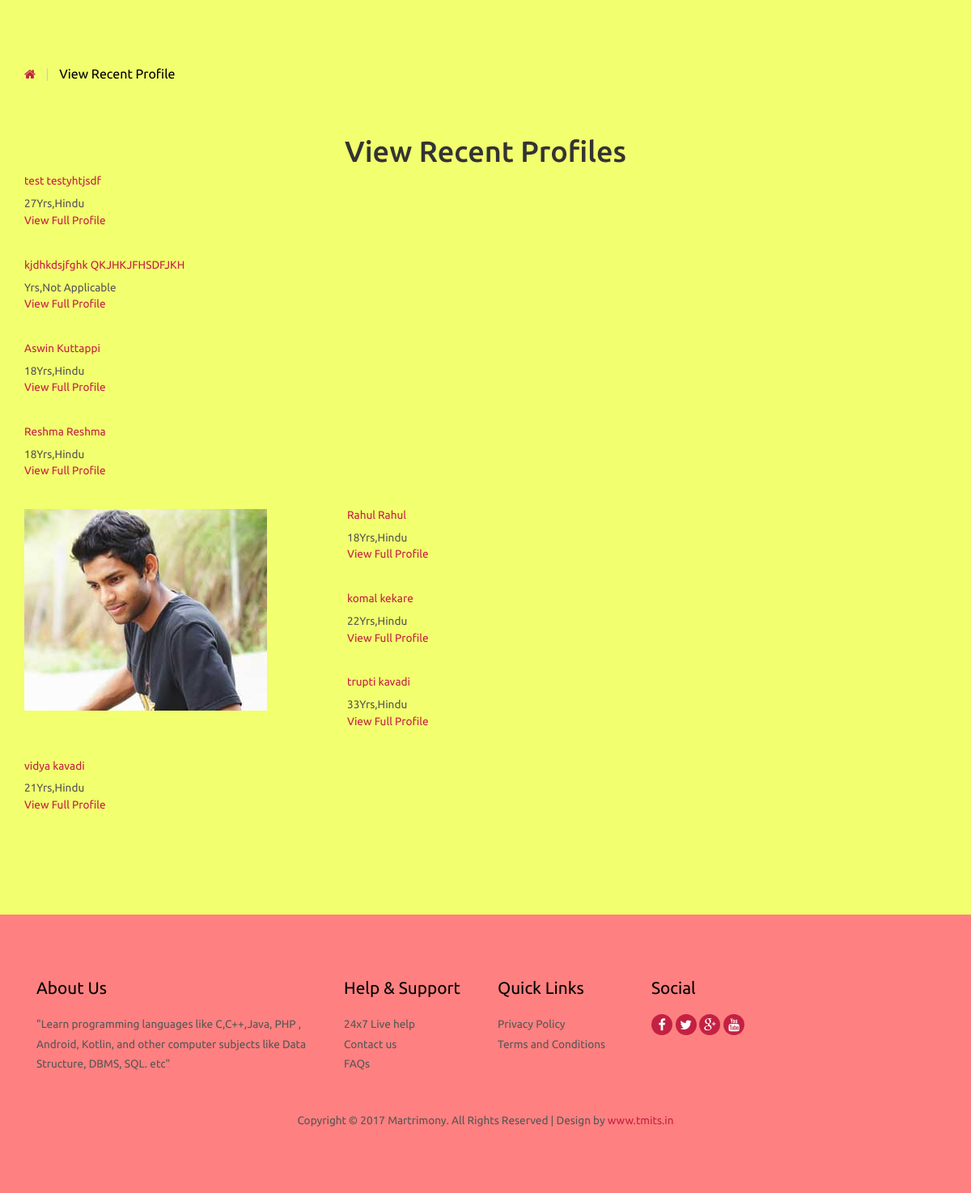
Screenshot of /view_recent_profile.php with the database file from the repository.
### tables this page shows
CREATE TABLE `customer` (
  `id` int(10) NOT NULL,
  `cust_id` int(5) NOT NULL,
  `email` varchar(60) NOT NULL,
  `age` varchar(10) NOT NULL,
  `height` int(10) NOT NULL,
  `sex` varchar(6) NOT NULL,
  `religion` varchar(20) NOT NULL,
  `caste` varchar(20) NOT NULL,
  `district` varchar(20) NOT NULL,
  `state` varchar(20) NOT NULL,
  `maritalstatus` varchar(20) NOT NULL,
  `profilecreatedby` varchar(20) NOT NULL,
  `education` text NOT NULL,
  `education_sub` text NOT NULL,
  `firstname` text NOT NULL,
  `lastname` text NOT NULL,
  `body_type` text NOT NULL,
  `physical_status` text NOT NULL,
  `drink` varchar(8) NOT NULL,
  `mothertounge` text NOT NULL,
  `colour` varchar(20) NOT NULL,
  `weight` int(5) NOT NULL,
  `blood_group` varchar(5) NOT NULL,
  `diet` varchar(8) NOT NULL,
  `smoke` varchar(8) NOT NULL,
  `dateofbirth` date NOT NULL,
  `occupation` text NOT NULL,
  `occupation_descr` text NOT NULL,
  `annual_income` varchar(20) NOT NULL,
  `fathers_occupation` varchar(20) NOT NULL,
  `mothers_occupation` varchar(20) NOT NULL,
  `no_bro` int(5) NOT NULL,
  `no_sis` int(5) NOT NULL,
  `aboutme` text NOT NULL,
  `profilecreationdate` date NOT NULL
);

CREATE TABLE `photos` (
  `id` int(10) NOT NULL,
  `cust_id` int(10) NOT NULL,
  `pic1` varchar(25) NOT NULL,
  `pic2` varchar(40) NOT NULL
);

### functions.php (called while the page is built, shortened)
<?php
function mysqlexec($sql){
	$host="localhost";
	$username="root";
	$password="root";
	$db_name="matrimony";
	$conn=mysqli_connect("$host", "$username", "$password")or die("cannot connect");
	mysqli_select_db($conn,"$db_name")or die("cannot select DB");
	if($result = mysqli_query($conn, $sql)){
		return $result;
	}
	else{
		echo mysqli_error($conn);
	}
}
?>

### view_recent_profile.php (the view, shortened to what this page needs)
<?php include_once("functions.php");?>
<!DOCTYPE HTML>
<html>
<head>
<link href="css/bootstrap-3.1.1.min.css" rel='stylesheet' type='text/css' />
<link href="css/style.css" rel='stylesheet' type='text/css' />
<link href="css/font-awesome.css" rel="stylesheet">
</head>
<body>
 <div class="grid_3" style="background-color:#f2ff6e">
  <div class="container">
   <div class="breadcrumb1">
     <ul>
        <a href="index.php"><i class="fa fa-home home_1"></i></a>
        <span class="divider">&nbsp;|&nbsp;</span>
        <li class="current-page">View Recent Profile</li>
 <div class="view_profile view_profile2">
        	<center><h1>View Recent Profiles</h1></center>
    <?php
     $sql="SELECT * FROM customer ORDER BY profilecreationdate ASC";
      $result=mysqlexec($sql);
      while($row=mysqli_fetch_assoc($result)){
            $profid=$row['cust_id'];
          $sql="SELECT * FROM photos WHERE cust_id=$profid";
          $result2=mysqlexec($sql);
          $photo=mysqli_fetch_assoc($result2);
          $pic=$photo['pic1'];
          echo "<ul class=\"profile_item\">";
            echo"<a href=\"view_profile.php?id={$profid}\">";
              echo "<li class=\"profile_item-img\"><img src=\"profile/". $profid."/".$pic ."\"" . "class=\"img-responsive\" alt=\"\"/></li>";
               echo "<li class=\"profile_item-desc\">";
                  echo "<h4>" . $row['firstname'] . " " . $row['lastname'] . "</h4>";
                  echo "<p>" . $row['age']. "Yrs," . $row['religion'] . "</p>";
                  echo "<h5>" . "View Full Profile" . "</h5>";
               echo "</li>";
      echo "</a>";
      echo "</ul>";
      }
     ?>
     </div>
        </div>
    </div>
  </div>
<?php include_once("footer.php");?>
<link rel="stylesheet" href="css/flexslider.css" type="text/css" media="screen" />
</body>
</html>

### footer.php (shortened to what this page needs)
 <div class="footer" style="background-color: #ff8080">
    	<div class="container">
    		<div class="col-md-4 col_2">
    			<h4>About Us</h4>
    			<p>"Learn programming languages like C,C++,Java, PHP ,  Android,  Kotlin,  and other computer subjects like Data Structure, DBMS, SQL. etc"</p>
    		</div>
    		<div class="col-md-2 col_2">
    			<h4>Help & Support</h4>
    			<ul class="footer_links">
    				<li><a href="http://www.tmits.in/">24x7 Live help</a></li>
    				<li><a href="contact.php">Contact us</a></li>
    				<li><a href="faq.php">FAQs</a></li>
    			</ul>
    		</div>
    		<div class="col-md-2 col_2">
    			<h4>Quick Links</h4>
    			<ul class="footer_links">
    				<li><a href="privacy.php">Privacy Policy</a></li>
    				<li><a href="terms.php">Terms and Conditions</a></li>
    			</ul>
    		</div>
    		<div class="col-md-2 col_2">
    			<h4>Social</h4>
    			<ul class="footer_social">
				  <li><a href="http://www.facebook.com/"><i class="fa fa-facebook fa1"> </i></a></li>
				  <li><a href="http://www.twitter.com/"><i class="fa fa-twitter fa1"> </i></a></li>
				  <li><a href="http://www.google.com/"><i class="fa fa-google-plus fa1"> </i></a></li>
				  <li><a href="https://www.youtube.com/"><i class="fa fa-youtube fa1"> </i></a></li>
			    </ul>
    		</div>
    		<div class="clearfix"> </div>
    		<div class="copy">
		      <p>Copyright © 2017 Martrimony. All Rights Reserved  | Design by <a href="http://www.tmits.in/">www.tmits.in</a>
</a> </p>
	        </div>
    	</div>
</div>
</body>
<link rel="stylesheet" href="css/flexslider.css" type="text/css" media="screen" />
</html>

### css/style.css (style rules this page uses)
h4, h5, h6, h1, h2, h3 { margin-top: 0; }
ul, ol { margin: 0; }
p { margin: 0; }
html, body { font-family: 'Ubuntu', sans-serif; font-size: 100%; background:#fff; }
body a { transition:0.5s all; -webkit-transition:0.5s all; -moz-transition:0.5s all; -o-transition:0.5s all; -ms-transition:0.5s all; }
.footer { background:#fff; padding:5em 0; }
.col_2 h4 { color:#000; font-size:1.3em; margin-bottom:1em; }
.col_2 p { color:#555; font-size:0.85em; line-height:1.8em; }
ul.footer_links { padding:0; margin:0; list-style:none; }
ul.footer_links li { font-size:0.85em; line-height:1.8em; }
ul.footer_links li a { color:#555; }
ul.footer_social { padding: 0; margin: 0 0 1em; list-style: none; }
ul.footer_social li { display: inline-block; text-align: center; }
i.fa1 { background:#c32143; width: 26px; height: 26px; color: #fff; line-height: 26px; border-radius: 20px; -webkit-border-radius: 20px; -moz-border-radius: 20px; -o-border-radius: 20px; }
.copy { margin:3em 0 0 0; text-align:center; }
.copy p { color:#555; font-size:0.85em; }
.copy p a { color:#c32143; }
.breadcrumb1 { margin-bottom:2em; }
.breadcrumb1 ul { padding:0; margin:0; list-style:none; }
.breadcrumb1 li { position: relative; margin-right: 10px; padding-right: 10px; display: inline-block; color:#000; font-size:1em; }
i.home_1 { color:#c32143; font-size:15px; }
span.divider { padding: 0 5px; color: #ccc; }
.grid_3 { padding:5em 0; }
ul.profile_item { padding:0; margin:0 0 1.5em 0; list-style:none; }
ul.profile_item li.profile_item-img { width:30%; float:left; margin-right: 5%; }
ul.profile_item li.profile_item-desc h4, ul.profile_item li.profile_item-desc h5 { color:#c32143; font-size:0.85em; }
ul.profile_item li.profile_item-desc { overflow:hidden; }
ul.profile_item li.profile_item-desc p { color:#555; font-size:0.85em; line-height:1.5em; margin-bottom: 3px; }
.view_profile2 { margin:4em 0 0 0; }
ul { padding: 0; list-style: none; }
.headings h1, h2,h3,h4,h5,h6 { font-weight:400; }

### rows the page displays
customer: firstname "test", lastname "testyhtjsdf", age "27", religion "Hindu"
customer: firstname "kjdhkdsjfghk", lastname "QKJHKJFHSDFJKH", religion "Not Applicable"
customer: firstname "Aswin", lastname "Kuttappi", age "18", religion "Hindu"
customer: firstname "Reshma", lastname "Reshma", age "18", religion "Hindu"
customer: photos.pic1 (picture), firstname "Rahul", lastname "Rahul", age "18", religion "Hindu"
customer: firstname "komal", lastname "kekare", age "22", religion "Hindu"
customer: firstname "trupti", lastname "kavadi", age "33", religion "Hindu"
customer: firstname "vidya", lastname "kavadi", age "21", religion "Hindu"
